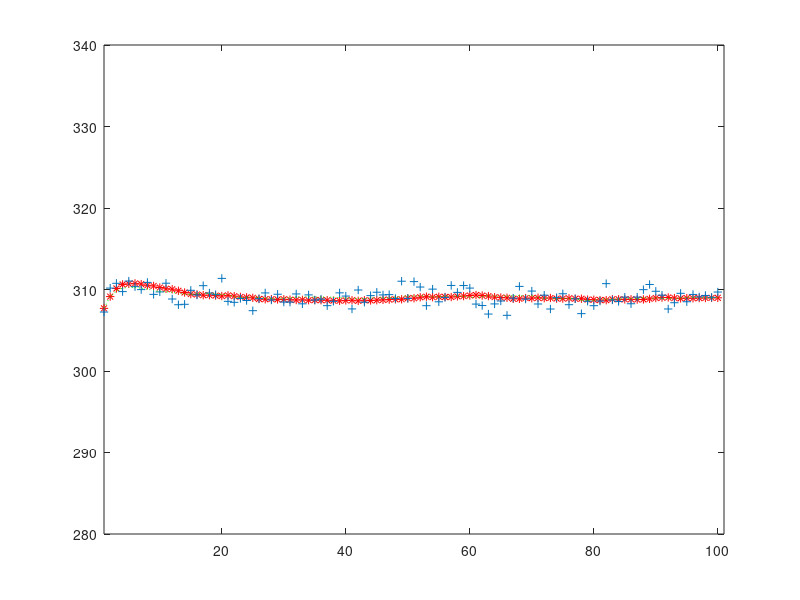

The MATLAB source for this figure:
clear;clc

M1=10;
M2=20;
m1=0.947;
cp1=4.18;
m2=1.25;
cp2=1.9;
k=1/(1/0.85+1/1.7);
k=0.6;
s=11.511;

dt=1;
N=100;

%====================================================================
A=[1-(m1*cp1+k*s)*dt/(M1*cp1)  k*s*dt/(M1*cp1)
      k*s*dt/(M2*cp2)     1-(m2*cp2+k*s)*dt/(M2*cp2)];
  
B=[m1*cp1*dt/(M1*cp1)   0
      0    m2*cp2*dt/(M2*cp2)];
  
x(:,1)=[305
      330];
u=[290
   350];

H=[1 0
   0 1];

I=[1 0
   0 1];  
 
O = zeros(2,2);

%==========================================================================
%get the state matrix
%[Uw_k      1      0                         0                     0                            0  0  0  0
% Ub_k   =  0      1                         0                     0                            0  0  0  0
% Tow_k     m1*cp1 0                   1-(m1*cp1+k*s)*dt/(M1*cp1)  k*s*dt/(M1*cp1)              0  0  0  0
% Tob_k     0      m2*cp2*dt/(M2*cp2)  k*s*dt/(M2*cp2)             1-(m2*cp2+k*s)*dt/(M2*cp2)   0  0  0  0
% beta_wk   0      0                         0                     0                            1  0  0  0
% beta_bk   0      0                         0                     0                            0  1  0  0
% beta_o1k  0      0                         0                     0                            0  0  1  0
% beta_02k  0      0                         0                     0                            0  0  0  1
%]

A_star=[1                    0                         0                     0                            0  0  0  0;
        0                    1                         0                     0                            0  0  0  0;
        m1*cp1*dt/(M1*cp1)   0                   1-(m1*cp1+k*s)*dt/(M1*cp1)  k*s*dt/(M1*cp1)              0  0  0  0;
        0                    m2*cp2*dt/(M2*cp2)  k*s*dt/(M2*cp2)             1-(m2*cp2+k*s)*dt/(M2*cp2)   0  0  0  0;
        0                    0                         0                     0                            1  0  0  0;
        0                    0                         0                     0                            0  1  0  0;
        0                    0                         0                     0                            0  0  1  0;
        0                    0                         0                     0                            0  0  0  1
        ];

    
    
%=================================================================    
Active_GE_pos=zeros(1,4);                                   
%chose which instrrument has the active gross error         

%----------|
pos=[];   %|
%----------|

if (~isempty(pos))
    for j=1:length(pos)
       Active_GE_pos(j)=1; 
    end  
end
%=================================================================

H_star=[eye(4),diag(Active_GE_pos)];%this means no gross error.


Q_state=0.002*eye(4);%where [290,350,305,330] is the true value

w_state=sqrt(Q_state)*randn(4,N);

RY=diag([0.7,0.58,0.61,0.66])%5*eye(4);
V=sqrt(RY)*randn(4,N);
%===========get the random walk data=======================
%w_betat~N(0,Q_beta)
%suppose that N=50 and the covariance is supposed 3sigma~10sigma gross
%error

%-----------------
Q_beta=5*Q_state;
w_beta=sqrt(Q_beta)*randn(4,N);
%-----------------
W=[w_state;w_beta];
%-----------------
X_state=zeros(8,N+1);
Y_measure=zeros(4,N+1);
%the initial value
Tin_1=290;
Tin_2=350;
To_1=305;
To_2=330;
beta_in1=5;
beta_in2=5;
beta_ot1=5;
beta_ot2=5;

X_state(:,1)=[Tin_1; Tin_2; To_1; To_2; beta_in1; beta_in2; beta_ot1; beta_ot2];
Y_measure(:,1)=[Tin_1; Tin_2;To_1; To_2];
X_true=zeros(8,N+1);
%get the measure of every sample time.
for i=2:N+1
    X_true(:,i)=A_star*X_state(:,i-1);
    X_state(:,i)=A_star*X_state(:,i-1)+W(i-1);
    Y_measure(:,i)=H_star*X_state(:,i)+V(i);
end
X_true(:,1)=[];
X_state(:,1)=[];
Y_measure(:,1)=[];
%|-------------------------------------------------|
%|Y_measure also should be -betas(the static gross)|
%|Y_mea_mins_staG                                  |
%|-------------------------------------------------|


%===========================================================================
%the process of Kalman Filter.

M_a=diag(Active_GE_pos);
%============================
Kerr=100;                     %=actually I dont know how to choose the Kerr
%============================
RY_a=(Kerr-1)*M_a*RY+RY;

X_star=zeros(8,N);
K_a=zeros(8,4*(N+1));

I_p=eye(8);
Q_a=diag([diag(Q_state)',diag(Q_beta)']);

X_star(:,1)=X_state(:,1);
P_t_min_1=cov(X_state');
%==========================================================================
%the main part of kalman filter!
for t=2:N
    %start from the 2nd

    S_t=H_star*(A_star*P_t_min_1*A_star'+Q_a)*H_star'+RY_a;
   
    K_a(:,4*t-3:4*t  )=(A_star*P_t_min_1*A_star'+Q_a)*H_star'*inv(S_t);
    
    X_star(:,t)=A_star*X_star(:,t-1)+K_a(:,4*t-3:4*t )*(Y_measure(:,t-1)-H_star*A_star*X_star(:,t-1));
    P_t=(I_p-K_a(:,4*t-3:4*t  )*H_star)*(A_star*P_t_min_1*A_star'+Q_a);
    
    P_t_min_1=P_t; 
end
    %=================================================
    K_a(:,4*N+1:4*(N+1))=(A_star*P_t_min_1*A_star'+Q_a)*H_star'*inv(S_t);
%==========================================================================
%show the figure after Kalman Filter.
plot(1:N,X_star(3,:),'*r')
hold on 
plot(1:N,Y_measure(3,:),'+')
hold on
% plot(1:N,X_state(3,:),'k:')
% hold on
plot(1:N,X_true(3,:),'g:')
hold off
axis([1,101,280,340])

%===========================================================================
%after get the //STANDARD RESIDUAL ERROR//  


%---------------------|
beta_s=0 ;           %| it also should be a matrix(4,1)
%---------------------|

delta_Rt=zeros(4,N);
Sigma_rt=zeros(4,4*N);
Z=zeros(4,N);
for t=1:N
    delta_Rt(:,t)=Y_measure(:,t)-beta_s-H_star*X_star(:,t);
    
%============================================================================ 
    K_a(:,4*t+1:4*(t+1));
    %get the covriance matrix of delta_Rt
    K_R=eye(4)-H_star*K_a(:,4*t+1:4*(t+1));
    K_Q=H_star*(eye(8)-K_a(:,4*t+1:4*(t+1))*H_star);
    Sigma_rt(:,4*t-3:4*t)= K_R*RY_a*K_R'+K_Q*(A_star*P_t_min_1*A_star'+Q_a)*K_Q';
    Z(:,t)=inv(Sigma_rt(:,4*t-3:4*t)^0.5)*delta_Rt(:,t);
end



%==========================================================================
%==========================================================================
%DATA COLLECTION BY FILTERING RESIDUAL ERROR

D_ii=zeros(4,N);
for i=1:N
    D_ii(:,i)=diag(Sigma_rt(:,4*i-3:4*i));

end

%=================================================
%%%%%%%%%%%%EWMAF
Z_tip_beta=zeros(4,N);

P_z_t=zeros(4,4*N+4);
K_EWMAF=zeros(4,4*N+4);
I=eye(4);   

%=============================
%the initial
Z_tip_beta(:,1)=Z(:,1);
P_z_t(:,5:8)=0.5*eye(4);
P_z=cov(Z');
Q_z=0.05*eye(4);
for i=2:N
    
    K_EWMAF(:,4*i-3:4*i )=(P_z_t(:,4*i-3:4*i )+Q_z)/(P_z_t(:,4*i-3:4*i )+Q_z+I);
    
    Z_tip_beta(:,i)=Z_tip_beta(:,i-1)+ K_EWMAF(:,4*i-3:4*i )*(Z(:,i)-Z_tip_beta(:,i-1));
    
    P_z_t(:,4*i+1:4*i+4)=(I-K_EWMAF(:,4*i-3:4*i ))*(P_z_t(:,4*i-3:4*i )+Q_z);
   
end

%=====================================================
%get univariable statistics
sqr_sigma_0 =zeros(4,N);%every row is the diag value

for i=1:N
    sqr_sigma_0(:,i)=diag(P_z_t(:,4*i+1:4*i+4));%the row represent one variable N:the time
end

%get the sigma_one
%1.cal the MSE of every instrument
tempsum=zeros(4,1);
prediected=H_star*X_star;
for i=1:4
    for j=1:N
        tempsum(i,1)=((prediected(i,j)-Y_measure(i,j))^0.5)/N;
    end
end

%2.cal sigma_beta_zero_s vector

for t=1:N
    sigma_beta_zero_s_vector=inv(Sigma_rt(:,4*t-3:4*t)^0.5)*(diag(tempsum))^0.5;
end













